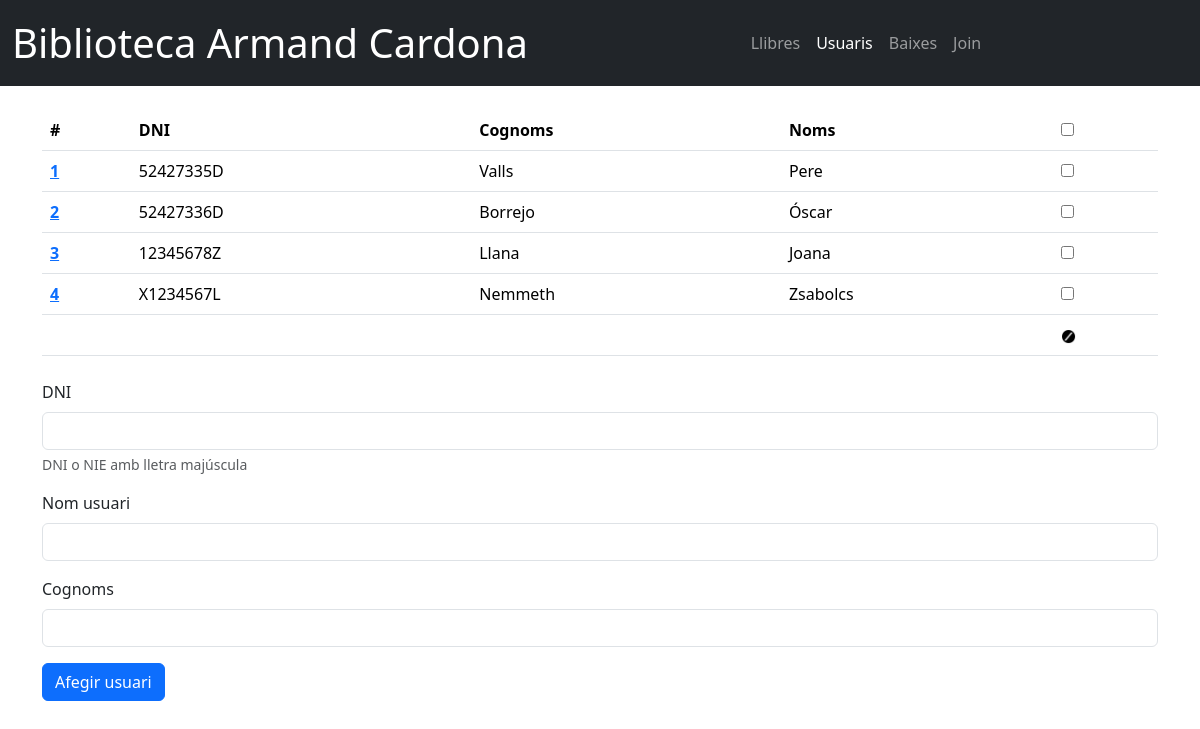
Page /usr on the committed database.
### cardona_app/model.py (models this page shows)
class Usuari(db.Model):
    __tablename__ = 'usuaris'
    id = db.Column(db.Integer, primary_key=True)
    dni = db.Column(db.String, unique=True)
    nom = db.Column(db.String, nullable=False)
    cognoms = db.Column(db.String, nullable=False)
    actiu = db.Column(db.Integer, nullable=False, default=1)

### cardona_app/routes_main.py (the view)
@main_bp.route("/usr")
def mostrar_usuaris():
    usuaris = db.session.query(Usuari).filter(Usuari.actiu.like(1)).all()
    return render_template("usuaris.html", usuaris = usuaris)

### cardona_app/templates/usuaris.html (shortened to what this page needs)
<!DOCTYPE html>
<html lang="en">
<head>
    <link href="https://cdn.jsdelivr.net/npm/bootstrap@5.3.7/dist/css/bootstrap.min.css" rel="stylesheet">
</head>
<body>
    <nav class="navbar bg-dark navbar-expand-lg" data-bs-theme="dark">
        <div class="container-fluid">
            <span class="navbar-brand mb-0 fs-1">Biblioteca Armand Cardona</span>
            <div class="collapse navbar-collapse justify-content-center">
                <ul class="navbar-nav">
                    <li class="nav-item">
                        <a href="{{url_for('main_bp.mostrar_llibres')}}" class="nav-link">Llibres</a>
                    </li>
                    <li class="nav-item">
                        <a href="#" class="nav-link active">Usuaris</a>
                    </li>
                    <li class="nav-item">
                        <a href="{{url_for('main_bp.mostrar_baixes')}}" class="nav-link">Baixes</a>
                    </li>
                    <li class="nav-item">
                        <a href="{{url_for('main_bp.mostrar_join')}}" class="nav-link">Join</a>
                    </li>
                </ul>
            </div>
        </div>
    </nav>
    <div class="container mb-4 mt-4">
        {% if not usuaris %}
        <h2>Actualment no hi han usuaris de la biblioteca</h2>
        {% else %}
        <table class="table">
            <thead>
                <tr>
                    <th scope="col">#</th>
                    <th scope="col">DNI</th>
                    <th scope="col">Cognoms</th>
                    <th scope="col">Noms</th>
                    <th scope="col"><input type="checkbox" id="global_baixa"></th>
                </tr>
            </thead>
            <tbody>
                <form method="POST" id="form_usuaris">
            {% for usuari in usuaris %}
                <tr>
                    <th scope="row"><a href="{{url_for('main_bp.veure_usuari', id = usuari.id)}}">{{usuari.id}}</a></th>
                    <td>{{usuari.dni}}</td>
                    <td>{{usuari.cognoms}}</td>
                    <td>{{usuari.nom}}</a></td>
                    <td><input type="checkbox" name="usuari" value="{{usuari.id}}" class="baixa_usuari"></td>
                </tr>
            {% endfor %}
                <tr>
                    <th scope="row" colspan="4"></th>
                    <td><span><a href="#" data-action="{{url_for('main_bp.baixa_usuaris')}}" id="global_baixa_action">
                            <img src="static/img/baixa.png" style="width: 15px;"/></a>
                        </span>
                    </td>
                </tr>
                </form>
            </tbody>
        </table>
        {%endif%}
    </div>
    <div class="container">
        <form action="{{url_for('main_bp.afegir_usuari')}}" method="POST" id="afegir_usuari">
            <div class="mb-3">
                <label for="dni" class="form-label">DNI</label>
                <input type="text" class="form-control" id="dni" name="dni" aria-describedby="titolHelp"
                    pattern="[A-Z1-9]{1}[0-9]{7}[A-Z1-9]{1}" />
                <div id="dnilHelp" class="form-text">DNI o NIE amb lletra majúscula</div>
            </div>
            <div class="mb-3">
                <label for="nom" class="form-label">Nom usuari</label>
                <input type="text" class="form-control" id="nom" name="nom">
            </div>
            <div class="mb-3">
                <label for="cognoms" class="form-label">Cognoms</label>
                <input type="text" class="form-control" id="cognoms" name="cognoms">
            </div>
            <button type="submit" class="btn btn-primary">Afegir usuari</button>
        </form>
    </div>
</body>
</html>

### rows in the picture
Usuari: id "1", dni "52427335D", cognoms "Valls", nom "Pere"
Usuari: id "2", dni "52427336D", cognoms "Borrejo", nom "Óscar"
Usuari: id "3", dni "12345678Z", cognoms "Llana", nom "Joana"
Usuari: id "4", dni "X1234567L", cognoms "Nemmeth", nom "Zsabolcs"
